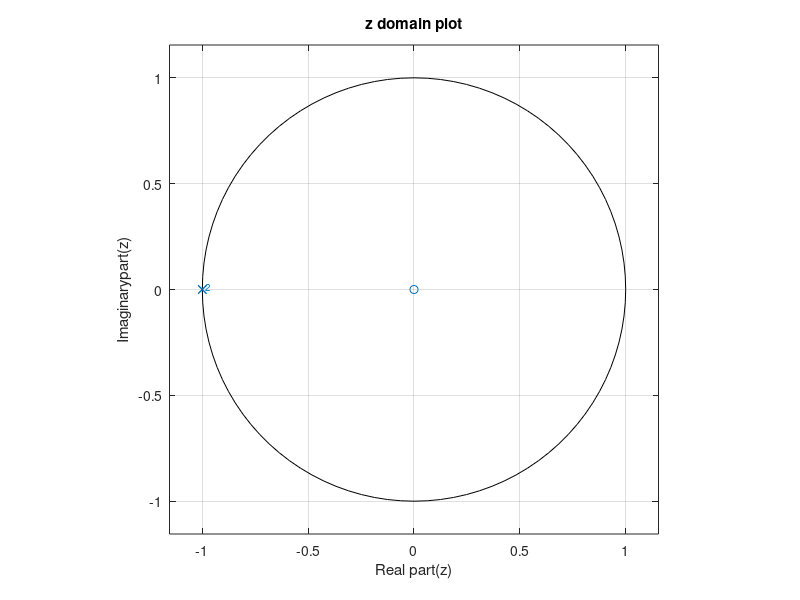

Write the MATLAB code that produced this figure.
for r = 0.25:0.25:1 
for q = 0:pi/6:pi
zplane([0 1 0],[1 -2*r*cos(q) r*r]); 
title ("z domain plot") ; 
xlabel ("Real part(z)"); 
ylabel ("Imaginarypart(z)"); 
pause(1); 
end
end 
